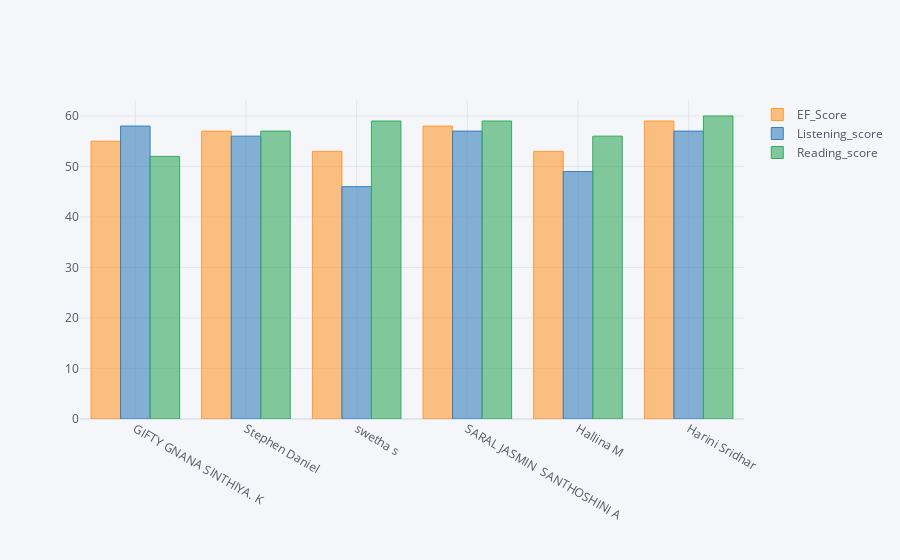

Notebook code for this chart:
### Code cell
b2 = df[df["CEFR_level"]=="B2"]
b2[['EF_Score','Listening_score','Reading_score']].iplot(kind="bar")

### Figure 1 — Plotly figure (JSON) as saved in the notebook; plotly's stock layout.template omitted (floating-point values rounded to 4 significant figures)
{"data": [{"marker": {"color": "rgba(255, 153, 51, 0.6)", "line": {"color": "rgba(255, 153, 51, 1.0)", "width": 1}}, "name": "EF_Score", "orientation": "v", "text": "", "x": ["GIFTY GNANA SINTHIYA. K", "Stephen Daniel", "swetha s", "SARAL JASMIN  SANTHOSHINI A", "Hallina M", "Harini Sridhar"], "y": [55, 57, 53, 58, 53, 59], "type": "bar"}, {"marker": {"color": "rgba(55, 128, 191, 0.6)", "line": {"color": "rgba(55, 128, 191, 1.0)", "width": 1}}, "name": "Listening_score", "orientation": "v", "text": "", "x": ["GIFTY GNANA SINTHIYA. K", "Stephen Daniel", "swetha s", "SARAL JASMIN  SANTHOSHINI A", "Hallina M", "Harini Sridhar"], "y": [58, 56, 46, 57, 49, 57], "type": "bar"}, {"marker": {"color": "rgba(50, 171, 96, 0.6)", "line": {"color": "rgba(50, 171, 96, 1.0)", "width": 1}}, "name": "Reading_score", "orientation": "v", "text": "", "x": ["GIFTY GNANA SINTHIYA. K", "Stephen Daniel", "swetha s", "SARAL JASMIN  SANTHOSHINI A", "Hallina M", "Harini Sridhar"], "y": [52, 57, 59, 59, 56, 60], "type": "bar"}], "layout": {"legend": {"bgcolor": "#F5F6F9", "font": {"color": "#4D5663"}}, "paper_bgcolor": "#F5F6F9", "plot_bgcolor": "#F5F6F9", "title": {"font": {"color": "#4D5663"}}, "xaxis": {"gridcolor": "#E1E5ED", "showgrid": true, "tickfont": {"color": "#4D5663"}, "title": {"font": {"color": "#4D5663"}, "text": ""}, "zerolinecolor": "#E1E5ED"}, "yaxis": {"gridcolor": "#E1E5ED", "showgrid": true, "tickfont": {"color": "#4D5663"}, "title": {"font": {"color": "#4D5663"}, "text": ""}, "zerolinecolor": "#E1E5ED"}}}
